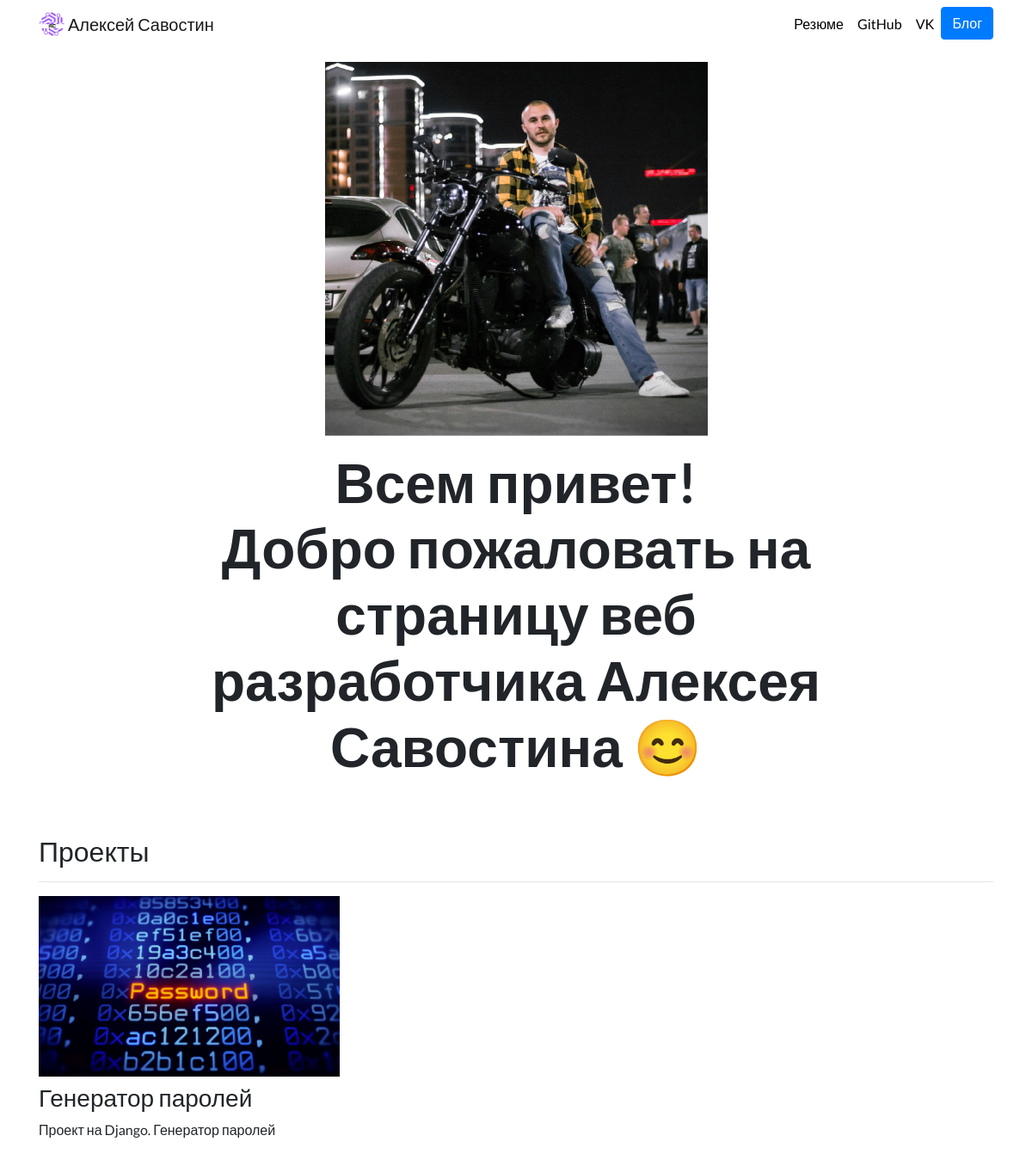
The page / on the database its author committed.
### portfolio/models.py (models this page shows)
class Project(models.Model):
    title = models.CharField(max_length = 100)
    description = models.CharField(max_length = 250)
    image = models.ImageField(upload_to='portfolio/images')
    url = models.URLField(blank = True)

### portfolio/views.py (the view)
# urls.py: 2. Add a URL to urlpatterns:  path('', views.home, name='home')
def home(request):
    projects = Project.objects.all()
    return render(request, 'portfolio/home.html', {'projects' : projects})

### portfolio/templates/portfolio/home.html
{% extends "portfolio/base.html" %}
{% load static %}
{% block content %}
<div class="row justify-content-center my-3">
  <div class="col-5">
    <img src="{% static 'portfolio/alik.png' %}" class="img-fluid">
  </div>
</div>
<div class="row justify-content-center mb-3">
  <div class="col-md-9 text-center">
    <h1 id="hometext" class="font-weight-bold">Всем привет! <p>Добро пожаловать на страницу веб разработчика Алексея Савостина 😊</p></h1>
  </div>
</div>
<h2 class="mt-5">Проекты</h2>
<hr>
<div class="row">
  {% for project in projects %}
  <div class="col-lg-4 col-md-6">
    {% if project.url %}
    <a href="{{ project.url }}">
      <img src="{{ project.image.url }}" class="img-fluid mb-2">
    </a>
    {% else %}
    <img src="{{ project.image.url }}" class="img-fluid mb-2">
    {% endif %}
    <h3>{{ project.title }}</h3>
    <p>{{ project.description }}</p>
  </div>
  {% endfor %}
</div>
{% endblock %}

### portfolio/templates/portfolio/base.html (shortened to what this page needs)
{% load static %}
<!doctype html>
<html lang="en">
<head>
  <link rel="stylesheet" href="https://stackpath.bootstrapcdn.com/bootstrap/4.4.1/css/bootstrap.min.css">
  <link rel="stylesheet" href="{% static "portfolio/custom.css" %}">
</head>
<body>
  <nav id="topNav" class="navbar navbar-expand-md navbar-light">
    <div class="container">
      <a class="navbar-brand" href="{% url 'home' %}">
        <img src="{% static "portfolio/logo.jpg" %}" width="30" height="30" class="d-inline-block align-top" alt="Nick's Logo">
        <span>Алексей Савостин</span>
      </a>
      <div class="collapse navbar-collapse text-center" id="navbarNav">
        <ul class="navbar-nav ml-auto">
          <li class="nav-item">
            <a class="nav-link" href="{% static "portfolio/alik_rez.doc" %}">Резюме</a>
          </li>
          <li class="nav-item">
            <a class="nav-link" href="https://github.com/Alexey11700" target="_blank">GitHub</a>
          </li>
          <li class="nav-item">
            <a class="nav-link" href="https://vk.com/savostinprofi" target="_blank">VK</a>
          </li>
          <li>
            <a role="button" href="{% url 'blog:all_blogs' %}" class="btn btn-primary">Блог</a>
          </li>
        </ul>
      </div>
    </div>
  </nav>
  <div class="container">
    {% block content %}{% endblock %}
  </div>
</body>
</html>

### portfolio/static/portfolio/custom.css (style rules this page uses)
.navbar-nav .nav-link { color: rgba(0,0,0,1) !important; }
body { font-family: 'Lato', sans-serif; }
@media (min-width: 992px) { #hometext { font-size: 4rem; } }

### rows shown on the page
Project: image (picture), title "Генератор паролей", description "Проект на Django. Генератор паролей"
